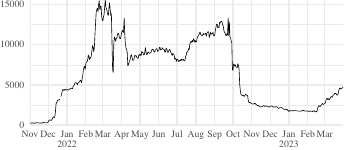

Reproduce this figure in R.
# Makes a graph showing the estimated number of simultaneous Snowflake users
# in Russia, around the time of blocking events.
#
# Usage:
#   Rscript users-ru.r userstats-bridge-combined-multi.csv users-ru.pdf

library("tidyverse")

source("../common.r")

DATE_LIMITS <- lubridate::ymd(c(
	"2021-11-01",
	"2023-02-15"
))

WANTED_FINGERPRINTS <- c(
	"7659DA0F96B156C322FBFF3ACCC9B9DC01C27C73" = "snowman",
	"5481936581E23D2D178105D44DB6915AB06BFB7F" = "snowflake-01",
	"91DA221A149007D0FD9E5515F5786C3DD07E4BB0" = "snowflake-02"
)

# Return an abbreviation for the month, followed by a year for January only.
date_labels <- function(breaks) {
	strftime(breaks, ifelse(!is.na(breaks) & lubridate::month(breaks) == 1, "%b\n%Y", "%b"), tz = "UTC")
}

(function() {
	args <- commandArgs(trailingOnly = TRUE)
	if (length(args) != 2) {
		stop("usage: Rscript users-ru.r userstats-bridge-combined-multi.csv users-ru.pdf")
	}
	bridge_combined_multi_csv_path <<- args[[1]]
	output_path <<- args[[2]]
})()

bridge_combined_multi <- read_csv(bridge_combined_multi_csv_path, comment = "#") %>%
	# Keep only the transports and bridges we care about.
	filter(transport == "snowflake" & fingerprint %in% names(WANTED_FINGERPRINTS)) %>%

	# Adjust users by frac, and forget frac. This is just for completeness,
	# as we expect the input files to have frac == 100 everywhere.
	mutate(
		across(c(low, high), ~ .x * frac / 100),
		frac = NULL,
		users = (low + high) / 2
	)

bridge_combined <- bridge_combined_multi %>%
	# Sum the contributions of all bridge fingerprints by day.
	group_by(date, country, transport) %>%
	summarize(users = sum(users, na.rm = TRUE), .groups = "drop") %>%

	# Fill in entirely missing dates with NA.
	group_by(country, transport) %>%
	complete(date = seq.Date(min(date), max(date), "days")) %>%
	ungroup()

# TODO: assign country "??" proportionally to other countries.
# "WS.makeWebsocket ignores params (i.e. `client_ip`), losing country statistics" https://bugs.torproject.org/tpo/anti-censorship/pluggable-transports/snowflake-webext/82

p <- ggplot() +
	# Data series.
	geom_line(
		data = bridge_combined %>% filter(country == "ru"),
		aes(x = date, y = users),
		size = LINE_SIZE
	) +

	scale_x_date(
		date_breaks = "1 month",
		minor_breaks = NULL,
		labels = date_labels
	) +
	coord_cartesian(xlim = DATE_LIMITS, expand = FALSE) +

	COMMON_THEME +
	theme(plot.margin = unit(c(0, 0, 0, 0), "mm")) +
	labs(x = NULL, y = NULL)
ggsave(output_path, p, width = DOCUMENT_LINEWIDTH, height = 1.5)
